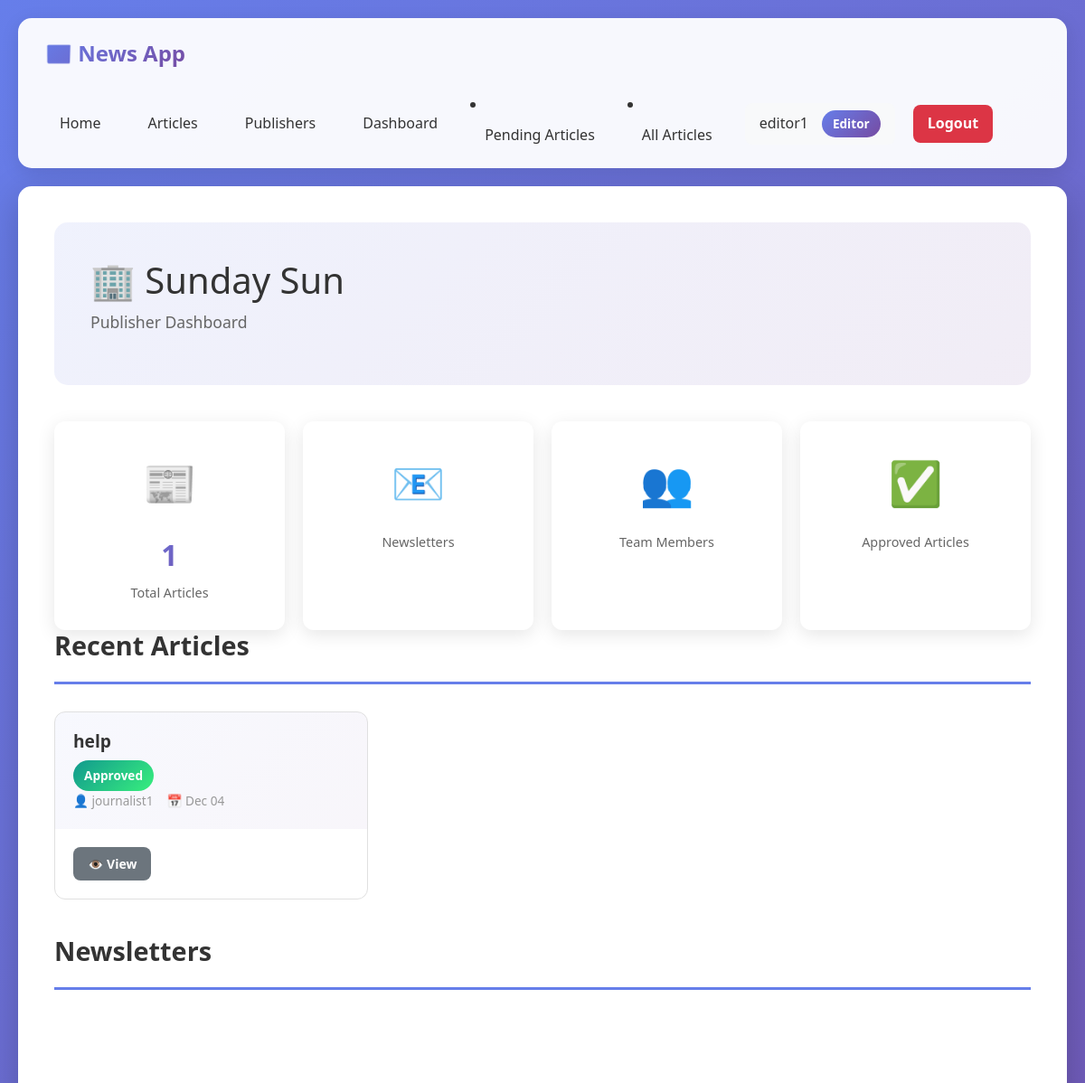
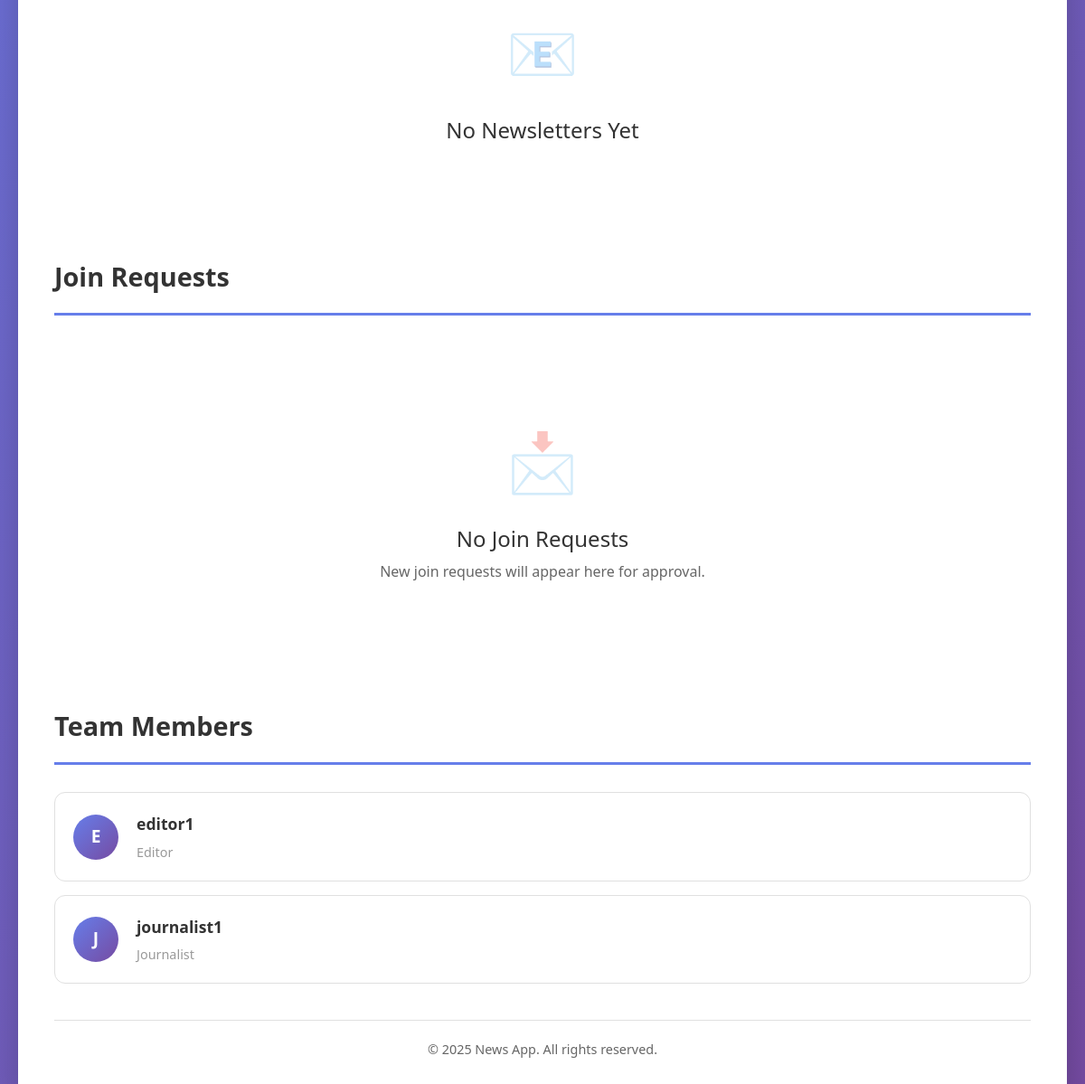
/publishers/1/dashboard/ (signed in), run on the app's committed database (2 pictures, top to bottom).
### news_app/models.py (models this page shows, shortened)
class CustomUser(AbstractUser):
    ROLE_CHOICES = [
        ("reader", "Reader"),
        ("editor", "Editor"),
        ("journalist", "Journalist"),
        ("publisher", "Publisher"),
    ]
    role = models.CharField(max_length=20,
                            choices=ROLE_CHOICES,
                            default="reader")
    subscribed_newsletters = models.ManyToManyField("Newsletter",
                                                    related_name="subscribers",
                                                    blank=True)
    subscribed_publishers = models.ManyToManyField(
        "Publisher",
        related_name="subscribed_readers",
        blank=True,
        limit_choices_to={"role": "reader"}
    )
    subscribed_journalists = models.ManyToManyField(
        "self",
        symmetrical=False,
        related_name="journalist_subscribers",
        blank=True,
    )
    created_at = models.DateTimeField(auto_now_add=True)
    updated_at = models.DateTimeField(auto_now=True)
    class Meta:
        verbose_name = "User"
        verbose_name_plural = "Users"
        ordering = ["username"]

class Publisher(models.Model):
    name = models.CharField(max_length=200, unique=True)
    description = models.TextField(blank=True)
    website = models.URLField(blank=True)
    established_date = models.DateField(null=True, blank=True)
    owner = models.ForeignKey(
        "CustomUser",
        on_delete=models.CASCADE,
        related_name="owned_publishers",
        limit_choices_to={"role": "publisher"},
        null=True,
        blank=True,
    )
    created_by = models.ForeignKey(
        "CustomUser",
        on_delete=models.SET_NULL,
        null=True,
        blank=True,
        related_name="publishers_created"
    )
    editors = models.ManyToManyField(
        "CustomUser",
        related_name="publisher_editors",
        blank=True,
        limit_choices_to={"role": "editor"},
    )
    journalists = models.ManyToManyField(
        "CustomUser",
        related_name="publisher_journalists",
        blank=True,
        limit_choices_to={"role": "journalist"},
    )
    created_at = models.DateTimeField(auto_now_add=True)
    updated_at = models.DateTimeField(auto_now=True)
    class Meta:
        ordering = ["name"]
        verbose_name = "Publisher"
        verbose_name_plural = "Publishers"

class Article(models.Model):
    title = models.CharField(max_length=300)
    content = models.TextField()
    summary = models.TextField(max_length=500, blank=True)
    author = models.ForeignKey(
        CustomUser,
        on_delete=models.CASCADE,
        related_name="independent_articles",
        limit_choices_to={"role": "journalist"},
    )
    publisher = models.ForeignKey(
        Publisher,
        on_delete=models.CASCADE,
        related_name="articles",
        null=True,
        blank=True,
    )
    independently_published = models.BooleanField(default=False)
    is_approved = models.BooleanField(default=False)
    approved_by = models.ForeignKey(
        CustomUser,
        on_delete=models.SET_NULL,
        related_name="approved_articles",
        null=True,
        blank=True,
        limit_choices_to={"role": "editor"},
    )
    is_rejected = models.BooleanField(default=False)
    rejected_reason = models.TextField(blank=True, null=True)
    rejected_by = models.ForeignKey(
        CustomUser,
        on_delete=models.SET_NULL,
        null=True,
        blank=True,
        related_name="rejected_articles"
    )
    approval_date = models.DateTimeField(null=True, blank=True)
    rejected_date = models.DateTimeField(null=True, blank=True)
    created_at = models.DateTimeField(auto_now_add=True)
    updated_at = models.DateTimeField(auto_now=True)
    published_date = models.DateTimeField(null=True, blank=True)
    image = models.ImageField(upload_to="article_images/",
                              blank=True,
                              null=True)
    class Meta:
        ordering = ["-created_at"]
        verbose_name = "Article"
        verbose_name_plural = "Articles"
        permissions = [
            ("approve_article", "Can approve articles"),
        ]
    def get_status_display(self):
        if self.is_rejected:
            return "Rejected"
        elif self.is_approved:
            return "Approved"
        else:
            return "Pending"
    @property
    def status(self):
        if self.is_rejected:
            return "rejected"
        elif self.is_approved:
            return "approved"
        else:
            return "pending"

### news_app/views.py (the view, shortened to what this page needs)
@login_required
def publisher_dashboard(request, pk):
    publisher = get_object_or_404(Publisher, pk=pk)
    is_owner = (publisher.owner == request.user)
    is_editor = publisher.editors.filter(pk=request.user.pk).exists()
    pending_requests = []
    if is_owner:
        pending_requests = PublisherJoinRequest.objects.filter(
            publisher=publisher,
            status="pending"
        ).select_related("user")
    members = list(publisher.editors.all()) + list(publisher.journalists.all())
    context = {
        "publisher": publisher,
        "is_owner": is_owner,   # <—— template needs this
        "pending_requests": pending_requests,
        "editors": publisher.editors.all(),
        "journalists": publisher.journalists.all(),
        "articles": publisher.articles.all()[:10],
        "members": members,
    }
    return render(request, "news_app/publisher_dashboard.html", context)

### news_app/templates/news_app/publisher_dashboard.html (shortened to what this page needs)
{% extends 'news_app/base.html' %}
{% load static %}
{% block extra_css %}
<link rel="stylesheet" href="{% static 'news_app/publishers.css' %}">
<link rel="stylesheet" href="{% static 'news_app/dashboard.css' %}">
{% endblock %}
{% block content %}
    <div class="dashboard-hero">
        <div class="hero-content">
            <div class="hero-text">
                <h1>🏢 {{ publisher.name }}</h1>
                <p>Publisher Dashboard</p>
            </div>
        </div>
    </div>
    <div class="stats-grid">
        <div class="stat-card">
            <div class="stat-icon">📰</div>
            <div class="stat-number">{{ articles.count }}</div>
            <div class="stat-label">Total Articles</div>
        </div>
        <div class="stat-card">
            <div class="stat-icon">📧</div>
            <div class="stat-label">Newsletters</div>
        </div>
        <div class="stat-card">
            <div class="stat-icon">👥</div>
            <div class="stat-label">Team Members</div>
        </div>
        <div class="stat-card">
            <div class="stat-icon">✅</div>
            <div class="stat-label">Approved Articles</div>
        </div>
    </div>
    <div class="section-header">
        <h2 class="section-title">Recent Articles</h2>
    </div>
    {% if articles %}
        <div class="content-grid">
            {% for article in articles|slice:":6" %}
            <div class="content-card" onclick="window.location.href='{% url 'article_detail' article.pk %}'">
                <div class="card-header">
                    <div class="article-title-header">
                        <h3 class="card-title">{{ article.title|truncatewords:8 }}</h3>
                        <span class="status-badge status-{{ article.status }}">
                            {{ article.get_status_display }}
                        </span>
                    </div>
                    <div class="card-meta">
                        <div class="meta-item">
                            👤 {{ article.author.username }}
                        </div>
                        <div class="meta-item">
                            📅 {{ article.published_date|date:"M d" }}
                        </div>
                    </div>
                </div>
                <div class="card-body">
                    <div class="card-actions">
                        <a href="{% url 'article_detail' article.pk %}" class="btn btn-secondary btn-sm" onclick="event.stopPropagation()">
                            👁️ View
                        </a>
                    </div>
                </div>
            </div>
            {% endfor %}
        </div>
    {% else %}
        <div class="empty-state">
            <div class="empty-state-icon">📰</div>
            <h3>No Articles Yet</h3>
        </div>
    {% endif %}
    <div class="section-header" style="margin-top: 40px;">
        <h2 class="section-title">Newsletters</h2>
    </div>
    {% if newsletters %}
        <div class="content-grid">
            {% for newsletter in newsletters %}
            <div class="content-card" onclick="window.location.href='{% url 'newsletter_detail' newsletter.pk %}'">
                <div class="card-header">
                    <h3 class="card-title">📧 {{ newsletter.title }}</h3>
                    <div class="card-meta">
                        <div class="meta-item">
                            👥 {{ newsletter.subscribers.count }} subscribers
                        </div>
                        <div class="meta-item">
                            📅 {{ newsletter.created_at|date:"M d, Y" }}
                        </div>
                    </div>
                </div>
                <div class="card-body">
                    <p class="card-description">{{ newsletter.description|truncatewords:15 }}</p>
                    <div class="card-actions">
                        <a href="{% url 'newsletter_detail' newsletter.pk %}" class="btn btn-secondary btn-sm" onclick="event.stopPropagation()">
                            👁️ View
                        </a>
                    </div>
                </div>
            </div>
            {% endfor %}
        </div>
    {% else %}
        <div class="empty-state">
            <div class="empty-state-icon">📧</div>
            <h3>No Newsletters Yet</h3>
        </div>
    {% endif %}
    <div class="section-header" style="margin-top: 40px;">
        <h2 class="section-title">Join Requests</h2>
    </div>
    {% if pending_requests %}
        {% for req in pending_requests %}
        <div class="team-member-card pending-request-card">
            <div class="member-avatar">
                {{ req.user.username|slice:":1"|upper }}
            </div>
            <div class="member-info">
                <div class="member-name">{{ req.user.username }}</div>
                <div class="member-role">{{ req.user.get_role_display }}</div>
                <p class="request-message-text">{{ req.message }}</p>
            </div>
            <div class="request-actions">
                <a href="{% url 'approve_join_request' req.pk %}" class="btn btn-success btn-sm">
                    ✔ Approve
                </a>
                <a href="{% url 'reject_join_request' req.pk %}" class="btn btn-danger btn-sm">
                    ✖ Reject
                </a>
            </div>
        </div>
        {% endfor %}
    {% else %}
        <div class="empty-state">
            <div class="empty-state-icon">📩</div>
            <h3>No Join Requests</h3>
            <p>New join requests will appear here for approval.</p>
        </div>
    {% endif %}
    <div class="section-header" style="margin-top: 40px;">
        <h2 class="section-title">Team Members</h2>
    </div>
    {% if members %}
        {% for member in members %}
        <div class="team-member-card">
            <div class="member-avatar">
                {{ member.username|slice:":1"|upper }}
            </div>
            <div class="member-info">
                <div class="member-name">{{ member.username }}</div>
                <div class="member-role">{{ member.get_role_display }}</div>
            </div>
        </div>
        {% endfor %}
    {% else %}
        <div class="empty-state">
            <div class="empty-state-icon">👥</div>
            <h3>No Team Members Yet</h3>
            <p>Journalists can request to join your publisher</p>
        </div>
    {% endif %}
{% endblock %}

### news_app/templates/news_app/base.html (shortened to what this page needs)
{% load static %}
<!DOCTYPE html>
<html lang="en">
<head>
    <link href="https://cdn.jsdelivr.net/npm/bootstrap@5.3.0/dist/css/bootstrap.min.css" rel="stylesheet">
    <link rel="stylesheet" href="{% static 'news_app/style.css' %}">
    {% block extra_css %}{% endblock %}
</head>
<body>
    <nav class="navbar">
        <a href="{% url 'home' %}" class="navbar-brand">📰 News App</a>
        <div class="navbar-menu">
            {% if user.is_authenticated %}
                <a href="{% url 'home' %}" class="nav-link">Home</a>
                <a href="{% url 'article_list' %}" class="nav-link">Articles</a>
                <a href="{% url 'publisher_list' %}" class="nav-link">Publishers</a>
                <a href="{% url 'dashboard' %}" class="nav-link">Dashboard</a>
                {% if user.role == 'editor' %}
                    <li class="nav-item">
                        <a href="{% url 'pending_articles' %}" class="nav-link">Pending Articles</a>
                    </li>
                    <li class="nav-item">
                        <a class="nav-link" href="{% url 'article_list' %}">All Articles</a>
                    </li>
                {% endif %}
                <div class="user-info">
                    <span>{{ user.username }}</span>
                    <span class="user-badge">{{ user.get_role_display }}</span>
                </div>
                <a href="{% url 'logout' %}" class="btn-logout">Logout</a>
            {% else %}
                <a href="{% url 'home' %}" class="nav-link">Home</a>
                <a href="{% url 'article_list' %}" class="nav-link">Articles</a>
                <a href="{% url 'newsletter_list' %}" class="nav-link">Newsletters</a>
                <a href="{% url 'login' %}" class="nav-link">Login</a>
                <a href="{% url 'register' %}" class="nav-link">Register</a>
            {% endif %}
        </div>
    </nav>
    <div class="container">
        {% block content %}{% endblock %}
        <div class="footer">
            {% block footer %}
            <p>&copy; 2025 News App. All rights reserved.</p>
            {% endblock %}
        </div>
    </div>
</body>
</html>

### data on the page
CustomUser: username "editor1", role "Editor", username "E"
Publisher: name "Sunday Sun"
Article: title "help", status "Approved", author.username "journalist1", published_date "Dec 04"
CustomUser: username "J", username "journalist1", role "Journalist"

### other printed values
{{ articles.count }} "1"
